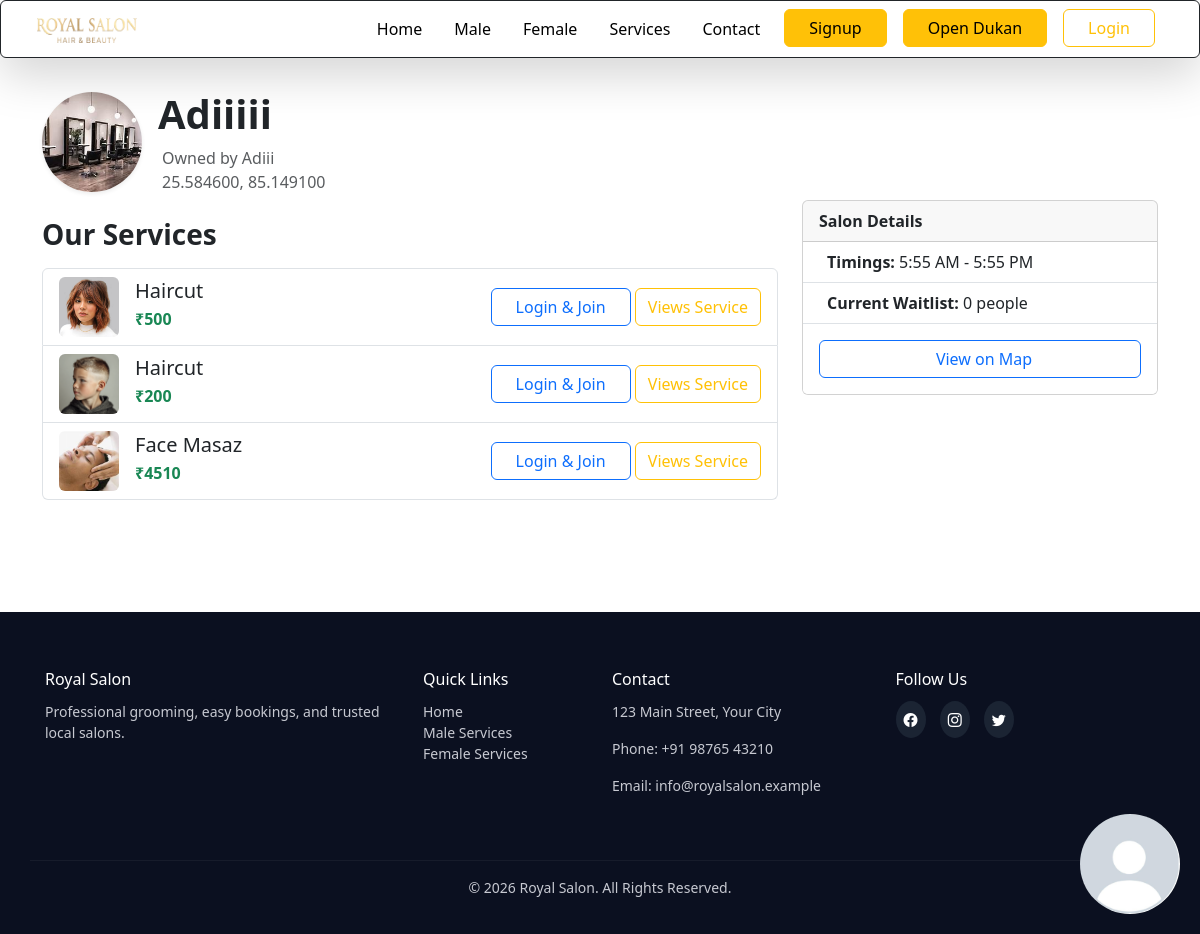
The page /shopkeeper/salon/16/ on the database its author committed.
### shopkeeper/models.py (models this page shows, shortened)
class Salon(models.Model):
    owner = models.ForeignKey(User,on_delete=models.CASCADE)
    owner_name = models.CharField(max_length=100)
    salon_name = models.CharField(max_length=100)
    salon_image = models.ImageField(upload_to='salon_image/')
    latitude = models.FloatField(blank=True, null=True)
    longitude = models.FloatField(blank=True, null=True)
    open_time = models.TimeField()
    close_time = models.TimeField()
    description = models.TextField( null=True, blank= True)
    created_at = models.DateTimeField(auto_now_add=True)
    @property
    def location_text(self):
        if self.latitude is not None and self.longitude is not None:
            return f"{self.latitude:.6f}, {self.longitude:.6f}"
        return "Location not set"
    @property
    def location_map_url(self):
        if self.latitude is not None and self.longitude is not None:
            label = quote_plus(self.salon_name or 'Salon')
            return f"https://www.google.com/maps/search/?api=1&query={label}%20@{self.latitude},{self.longitude}"
        return ""
    @property
    def waiting_queue_count(self):
        return self.queue_entries.filter(status='waiting').count()

class SalonService(models.Model):
    salon = models.ForeignKey(Salon, on_delete=models.CASCADE, related_name="services")
    GENDER_CHOICES = [
        ('male', 'Male Only'),
        ('female', 'Female Only'),
        ('unisex', 'Unisex (Both)'),
    ]
    name = models.CharField(max_length=100)
    image = models.ImageField(upload_to='service_images/')
    price = models.IntegerField()
    is_active = models.BooleanField(default=True)
    target_gender = models.CharField(
        max_length=10,
        choices=GENDER_CHOICES,
        default='unisex'
    )

### shopkeeper/views.py (the view)
# urls.py: path('salon/<int:salon_id>/', views.salon_detail_public, name='salon_detail_public'),
def salon_detail_public(request, salon_id):
    salon = get_object_or_404(Salon, id=salon_id)
    services = SalonService.objects.filter(salon=salon)
    gallery_images = SalonImage.objects.filter(salon=salon)
    user_queue_ids = []
    current_booking = None
    if request.user.is_authenticated and hasattr(request.user, 'is_customer') and request.user.is_customer:
        user_queue_ids = list(QueueEntry.objects.filter(customer=request.user, status='waiting').values_list('salon_id', flat=True))
        current_booking = QueueEntry.objects.filter(customer=request.user, status__in=['waiting', 'seated']).select_related('service', 'salon').first()
    context = {
        'salon': salon,
        'services': services,
        'gallery_images': gallery_images,
        'user_queue_ids': user_queue_ids,
        'current_booking': current_booking,
    }
    return render(request, 'shopkeeper/salon_detail_public.html', context)

### templates/shopkeeper/salon_detail_public.html (shortened to what this page needs)
{% extends "main.html" %}
{% load static %}
{% block content %}
<div class="container my-5">
    <div class="row">
        <div class="col-lg-8">
            <div class="d-flex align-items-center mb-4">
                {% if salon.salon_image %}
                <img src="{{ salon.salon_image.url }}" alt="{{ salon.salon_name }}" class="rounded-circle me-3 shadow-sm" style="width: 100px; height: 100px; object-fit: cover;">
                {% endif %}
                <div>
                    <h1 class="fw-bold">{{ salon.salon_name }}</h1>
                    <p class="text-muted mb-0"> Owned by {{ salon.owner_name }}</p>
                    <p class="text-muted mb-0"> {{ salon.location_text }}</p>
                </div>
            </div>
            <h3 class="fw-bold mb-3">Our Services</h3>
            <div class="list-group">
                {% for service in services %}
                <div class="list-group-item list-group-item-action d-flex justify-content-between align-items-center">
                    <div class="d-flex align-items-center">
                        <img src="{{ service.image.url }}" alt="{{ service.name }}" class="rounded me-3" style="width: 60px; height: 60px; object-fit: cover;">
                        <div>
                            <h5 class="mb-1">{{ service.name }}</h5>
                            <p class="mb-1 fw-bold text-success">₹{{ service.price }}</p>
                        </div>
                    </div>
                    <div>
                        {% if user.is_authenticated and user.is_customer %}
                            {% if current_booking %}
                                {% if current_booking.service.id == service.id %}
                                    <a href="{% url 'leave_queue' service.id %}" class="btn btn-danger btn-sm">Leave Queue</a>
                                {% else %}
                                    <button class="btn btn-secondary btn-sm" disabled title="You have another active booking">Join Queue</button>
                                {% endif %}
                            {% else %}
                                <a href="{% url 'join_queue' service.id %}" class="btn btn-warning btn-sm">Join Queue</a>
                            {% endif %}
                        {% elif user.is_authenticated %}
                             <button class="btn btn-secondary btn-sm" disabled>Shopkeepers can't join</button>
                        {% else %}
                            <a
                href="#"
                class="btn btn-outline-primary px-4"
                data-bs-toggle="modal"
                data-bs-target="#loginModal"
                >Login & Join </a>
                        {% endif %}
                        <a href="{% url 'about_service_page' service.id %}" class="btn btn-outline-warning">Views Service</a>
                    </div>
                </div>
                {% empty %}
                <p class="text-muted">No services offered at this time.</p>
                {% endfor %}
            </div>
        </div>
        <div class="col-lg-4 mt-4 mt-lg-0" style="z-index: 0;">
            <div class="card sticky-top" style="top: 200px;">
                <div class="card-header fw-bold">
                    Salon Details
                </div>
                <ul class="list-group list-group-flush">
                    <li class="list-group-item"> <strong>Timings:</strong> {{ salon.open_time|time:"g:i A" }} - {{ salon.close_time|time:"g:i A" }}</li>
                    <li class="list-group-item"> <strong>Current Waitlist:</strong> {{ salon.waiting_queue_count }} people</li>
                    {% if salon.location_map_url %}
                    <li class="list-group-item text-center p-3">
                        <a href="{{ salon.location_map_url }}" target="_blank" class="btn btn-outline-primary w-100">
                             View on Map
                        </a>
                    </li>
                    {% endif %}
                </ul>
            </div>
        </div>
    </div>
</div>
{% endblock %}

### static/css/main.css (style rules this page uses)
* { margin: 0; padding: 0; }
body { margin-top: 90px; }

### rows shown on the page
Salon: salon_image (picture), salon_name "Adiiiii", owner_name "Adiii", location_text "25.584600, 85.149100", open_time "5:55 AM", close_time "5:55 PM", waiting_queue_count "0"
SalonService: image (picture), name "Haircut", price "500"
SalonService: image (picture), name "Haircut", price "200"
SalonService: image (picture), name "Face Masaz", price "4510"
